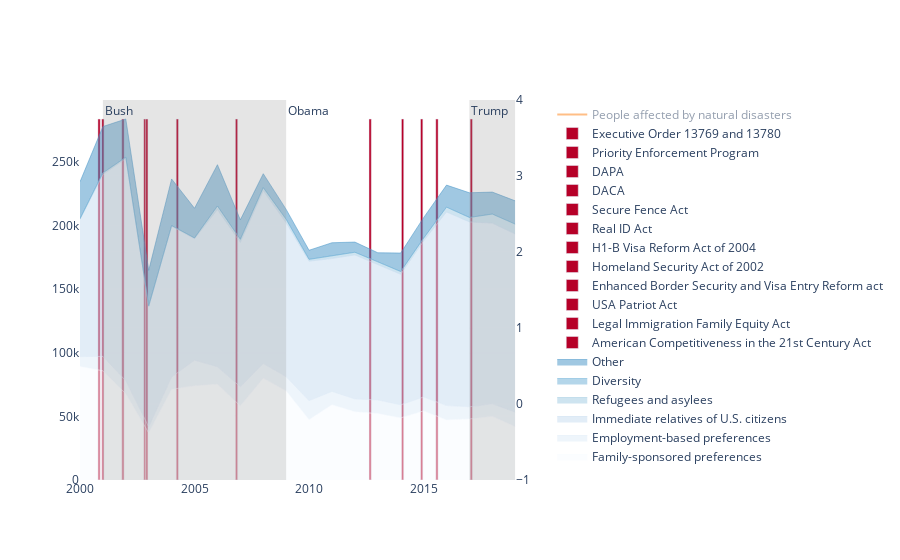

The code cell stored with this chart in its notebook:
### Code cell
lpr_fig = make_subplots(specs=[[{"secondary_y": True}]])


# lpr_fig = px.area(df_nototal, x=df_nototal.index, y='Number', color='Type',
#               color_discrete_sequence=px.colors.sequential.Blues,
#               title='LPR admittance (2000-2019)'
#              )

for i, type in enumerate(df_nototal['Type'].unique()):
    lpr_fig.add_trace(go.Scatter(
        x=df_nototal[df_nototal.Type == type].index, y=df_nototal[df_nototal.Type == type].Number,
        mode='lines',
        name=type,
        line=dict(width=0.5, color=px.colors.sequential.Blues[i]),
        stackgroup='one' # define stack group
    ))


chart_max = (df['Number'].max())
    
for i, row in pdf.iterrows():
    name, year, month, details = row
    lpr_fig.add_bar(x=[year+((1/12) * month)], y=[chart_max],
        name=name, width=0.1,
        hovertemplate=name,
        marker_color='#b60028'
       ) 

lpr_fig.add_trace(go.Scatter(x=natural_df.Year, y=natural_df['Total Affected'],
                             name='People affected by natural disasters',
                             marker=dict(color='#ff7f0e'),
                             visible='legendonly'
                            ),
                             secondary_y=True,
                 )

lpr_fig.add_vrect(x0="2001", x1="2009", 
              annotation_text="Bush", annotation_position="top left",
              fillcolor="#999999", opacity=0.25, line_width=0)

lpr_fig.add_vrect(x0="2009", x1="2017", 
              annotation_text="Obama", annotation_position="top left",
              opacity=0.25, line_width=0)

lpr_fig.add_vrect(x0="2017", x1="2019", 
              annotation_text="Trump", annotation_position="top left",
              fillcolor="#999999", opacity=0.25, line_width=0)

lpr_fig.update_layout({
'plot_bgcolor': 'rgba(0, 0, 0, 0)',
'paper_bgcolor': 'rgba(0, 0, 0, 0)',
})

lpr_fig.show()

### Figure 1 — Plotly figure (JSON) as saved in the notebook; plotly's stock layout.template omitted (floating-point values rounded to 4 significant figures)
{"data": [{"line": {"color": "rgb(247,251,255)", "width": 0.5}, "mode": "lines", "name": "Family-sponsored preferences", "stackgroup": "one", "type": "scatter", "x": [2000, 2001, 2002, 2003, 2004, 2005, 2006, 2007, 2008, 2009, 2010, 2011, 2012, 2013, 2014, 2015, 2016, 2017, 2018, 2019], "y": [89289, 85866, 67779, 37073, 71258, 74183, 75271, 58231, 80076, 70067, 47423, 59118, 53610, 52260, 48820, 54343, 47268, 48025, 50085, 41913]}, {"line": {"color": "rgb(222,235,247)", "width": 0.5}, "mode": "lines", "name": "Employment-based preferences", "stackgroup": "one", "type": "scatter", "x": [2000, 2001, 2002, 2003, 2004, 2005, 2006, 2007, 2008, 2009, 2010, 2011, 2012, 2013, 2014, 2015, 2016, 2017, 2018, 2019], "y": [7628, 11329, 10199, 4732, 9668, 20034, 13696, 15048, 11475, 11097, 14914, 10555, 10069, 10713, 10211, 10944, 11238, 9543, 9817, 11426]}, {"line": {"color": "rgb(198,219,239)", "width": 0.5}, "mode": "lines", "name": "Immediate relatives of U.S. citizens", "stackgroup": "one", "type": "scatter", "x": [2000, 2001, 2002, 2003, 2004, 2005, 2006, 2007, 2008, 2009, 2010, 2011, 2012, 2013, 2014, 2015, 2016, 2017, 2018, 2019], "y": [107831, 142965, 174690, 94224, 118592, 95379, 123611, 113487, 135842, 121005, 109690, 104435, 113284, 106305, 102682, 122560, 152231, 145354, 142082, 140070]}, {"line": {"color": "rgb(158,202,225)", "width": 0.5}, "mode": "lines", "name": "Refugees and asylees", "stackgroup": "one", "type": "scatter", "x": [2000, 2001, 2002, 2003, 2004, 2005, 2006, 2007, 2008, 2009, 2010, 2011, 2012, 2013, 2014, 2015, 2016, 2017, 2018, 2019], "y": [526, 1266, 1105, 864, 512, 683, 2827, 2431, 2451, 2762, 1396, 2294, 2087, 2204, 2111, 2228, 3760, 3452, 7059, 7727]}, {"line": {"color": "rgb(107,174,214)", "width": 0.5}, "mode": "lines", "name": "Diversity", "stackgroup": "one", "type": "scatter", "x": [2000, 2001, 2002, 2003, 2004, 2005, 2006, 2007, 2008, 2009, 2010, 2011, 2012, 2013, 2014, 2015, 2016, 2017, 2018, 2019], "y": [151, 88, 25, 54, 28, 41, 61, 57, 93, 56, 84, 84, 47, 94, 124, 80, 69, 70, 101, 87]}, {"line": {"color": "rgb(66,146,198)", "width": 0.5}, "mode": "lines", "name": "Other", "stackgroup": "one", "type": "scatter", "x": [2000, 2001, 2002, 2003, 2004, 2005, 2006, 2007, 2008, 2009, 2010, 2011, 2012, 2013, 2014, 2015, 2016, 2017, 2018, 2019], "y": [29031, 36393, 30040, 27907, 36637, 23332, 32438, 15312, 10886, 7791, 7136, 10071, 7980, 7109, 14499, 16107, 17299, 19384, 17227, 18249]}, {"hovertemplate": "American Competitiveness in the 21st Century Act", "marker": {"color": "#b60028"}, "name": "American Competitiveness in the 21st Century Act", "type": "bar", "width": 0.1, "x": [2001.0], "y": [283838]}, {"hovertemplate": "Legal Immigration Family Equity Act", "marker": {"color": "#b60028"}, "name": "Legal Immigration Family Equity Act", "type": "bar", "width": 0.1, "x": [2001], "y": [283838]}, {"hovertemplate": "USA Patriot Act", "marker": {"color": "#b60028"}, "name": "USA Patriot Act", "type": "bar", "width": 0.1, "x": [2002.0], "y": [283838]}, {"hovertemplate": "Enhanced Border Security and Visa Entry Reform act", "marker": {"color": "#b60028"}, "name": "Enhanced Border Security and Visa Entry Reform act", "type": "bar", "width": 0.1, "x": [2003.0], "y": [283838]}, {"hovertemplate": "Homeland Security Act of 2002", "marker": {"color": "#b60028"}, "name": "Homeland Security Act of 2002", "type": "bar", "width": 0.1, "x": [2003.0], "y": [283838]}, {"hovertemplate": "H1-B Visa Reform Act of 2004", "marker": {"color": "#b60028"}, "name": "H1-B Visa Reform Act of 2004", "type": "bar", "width": 0.1, "x": [2004.0], "y": [283838]}, {"hovertemplate": "Real ID Act", "marker": {"color": "#b60028"}, "name": "Real ID Act", "type": "bar", "width": 0.1, "x": [2014.0], "y": [283838]}, {"hovertemplate": "Secure Fence Act", "marker": {"color": "#b60028"}, "name": "Secure Fence Act", "type": "bar", "width": 0.1, "x": [2007.0], "y": [283838]}, {"hovertemplate": "DACA", "marker": {"color": "#b60028"}, "name": "DACA", "type": "bar", "width": 0.1, "x": [2013.0], "y": [283838]}, {"hovertemplate": "DAPA", "marker": {"color": "#b60028"}, "name": "DAPA", "type": "bar", "width": 0.1, "x": [2015.0], "y": [283838]}, {"hovertemplate": "Priority Enforcement Program", "marker": {"color": "#b60028"}, "name": "Priority Enforcement Program", "type": "bar", "width": 0.1, "x": [2016.0], "y": [283838]}, {"hovertemplate": "Executive Order 13769 and 13780", "marker": {"color": "#b60028"}, "name": "Executive Order 13769 and 13780", "type": "bar", "width": 0.1, "x": [2017.0], "y": [283838]}, {"marker": {"color": "#ff7f0e"}, "name": "People affected by natural disasters", "type": "scatter", "visible": "legendonly", "x": [2000, 2001, 2002, 2003, 2004, 2005, 2006, 2007, 2008, 2009, 2010, 2011, 2012, 2013, 2014, 2015, 2016, 2017, 2018, 2019], "xaxis": "x", "y": [158574, 2636465, 866486, 300118, 173804, 3681010, 297423, 2162884, 1354347, 3171027, 2237311, 4752034, 1909135, 301014, 3595473, 190827, 608643, 1631881, 4505829, 277001], "yaxis": "y2"}], "layout": {"annotations": [{"showarrow": false, "text": "Bush", "x": "2001", "xanchor": "left", "xref": "x", "y": 1, "yanchor": "top", "yref": "y domain"}, {"showarrow": false, "text": "Obama", "x": "2009", "xanchor": "left", "xref": "x", "y": 1, "yanchor": "top", "yref": "y domain"}, {"showarrow": false, "text": "Trump", "x": "2017", "xanchor": "left", "xref": "x", "y": 1, "yanchor": "top", "yref": "y domain"}], "paper_bgcolor": "rgba(0, 0, 0, 0)", "plot_bgcolor": "rgba(0, 0, 0, 0)", "shapes": [{"fillcolor": "#999999", "line": {"width": 0}, "opacity": 0.25, "type": "rect", "x0": "2001", "x1": "2009", "xref": "x", "y0": 0, "y1": 1, "yref": "y domain"}, {"line": {"width": 0}, "opacity": 0.25, "type": "rect", "x0": "2009", "x1": "2017", "xref": "x", "y0": 0, "y1": 1, "yref": "y domain"}, {"fillcolor": "#999999", "line": {"width": 0}, "opacity": 0.25, "type": "rect", "x0": "2017", "x1": "2019", "xref": "x", "y0": 0, "y1": 1, "yref": "y domain"}], "xaxis": {"anchor": "y", "domain": [0, 0.94]}, "yaxis": {"anchor": "x", "domain": [0, 1]}, "yaxis2": {"anchor": "x", "overlaying": "y", "side": "right"}}}
